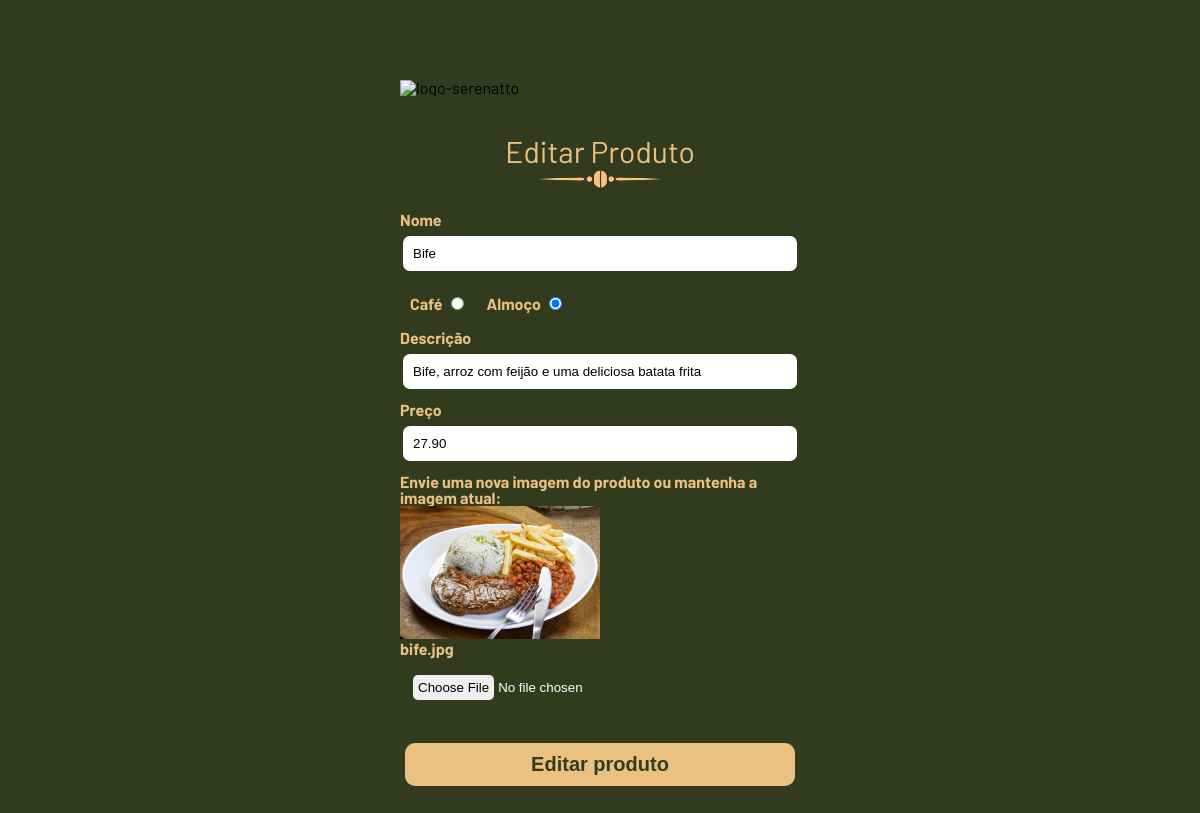
Screenshot of /editar-produto.php?id=5 with the database file from the repository.
### tables this page shows
CREATE TABLE produtos (
    id INT NOT NULL AUTO_INCREMENT, 
    tipo VARCHAR(45) NOT NULL, 
    nome VARCHAR(45) NOT NULL, 
    descricao VARCHAR(90) NOT NULL, 
    imagem VARCHAR(80) NOT NULL, 
    preco DECIMAL (5,2) NOT NULL, 
PRIMARY KEY (id));

### editar-produto.php (the view, shortened to what this page needs)
<!doctype html>
<html lang="pt-br">
<head>
  <link rel="stylesheet" href="css/reset.css">
  <link rel="stylesheet" href="css/index.css">
  <link rel="stylesheet" href="css/admin.css">
  <link rel="stylesheet" href="css/form.css">
</head>
<body>
  <main>
    <section class="container-admin-banner">
      <img src="img/logo-ifsp-removebg.png" class="logo-admin" alt="logo-serenatto">
      <h1>Editar Produto</h1>
      <img class="ornaments" src="img/ornaments-coffee.png" alt="ornaments">
    </section>
    <section class="container-form">
      <?php
      require "conexao.php";
      $id = $_GET['id'];
      $sql = "select * from produtos where id = '$id'";
      $result = $conn->query($sql);
      $row = $result->fetch_assoc();
      ?>
      <form method="POST" onsubmit="editarProduto();" id="editarForm">
        <label for="nome">Nome</label>
        <input type="text" id="nome" name="nome" placeholder="<?php echo $row['nome']; ?>" value="<?php echo $row['nome']; ?>" required>
        <div class="container-radio">
          <div>
            <label for="cafe">Café</label>
            <input type="radio" id="cafe" name="tipo" value="Café" <?php if ($row['tipo'] == "Café") {
                                                                      echo 'checked';
                                                                    } ?>>
          </div>
          <div>
            <label for="almoco">Almoço</label>
            <input type="radio" id="almoco" name="tipo" value="Almoço" <?php if ($row['tipo'] == "Almoço") {
                                                                          echo 'checked';
                                                                        } ?>>
          </div>
        </div>
        <label for="descricao">Descrição</label>
        <input type="text" id="descricao" name="descricao" placeholder="<?php echo $row['descricao']; ?>" value="<?php echo $row['descricao']; ?>" required>
        <label for="preco">Preço</label>
        <input type="text" id="preco" name="preco" placeholder="<?php echo $row['preco']; ?>" value="<?php echo $row['preco']; ?>" required>
        <?php $imagemfake = $row['imagem'];
        $imagem = basename($imagemfake);
        ?>
        <label for="imagem">Envie uma nova imagem do produto ou mantenha a imagem atual:
          <div class="container-foto">
            <img src="<?= $row['imagem']; ?>" alt="<?php echo $imagem; ?>" width="200">
          </div><?php echo $imagem; ?></label>
        <input type="file" name="imagem" accept="image/*" id="imagem" value="<?php echo $imagem;?>">
        <input type="submit" name="editar" class="botao-cadastrar" value="Editar produto" />
      </form>
    </section>
  </main>
</body>
</html>

### css/index.css (style rules this page uses)
body { background-color: #333B1E; font-family: 'Barlow', sans-serif; }
main { height: 100vh; }
.ornaments { width: 200px; }

### css/admin.css (style rules this page uses)
.container-admin-banner { display: flex; align-items: center; flex-direction: column; margin: 80px 0px 20px; }
.logo-admin { width: 400px; }
.container-admin-banner h1 { margin-top: 40px; font-size: 30px; color: #EBC181; }
table tbody tr td a, .botao-cadastrar, .botao-excluir, .botao-editar { padding: 3px 10px; border-radius: 10px; color: #FFFFFF; text-decoration: none; margin: 0 5px; transition: 0.7s; border: none; font-size: 18px; }
.botao-cadastrar { background: #EBC181; color: #333B1E; font-weight: 600; margin-top: 20px; font-size: 20px; border-radius: 10px; padding: 10px 10px; border: none; align-items: center; }

### css/form.css (style rules this page uses)
form { display: flex; flex-direction: column; width: 400px; }
.container-form { display: flex; justify-content: center; }
.container-radio { display: flex; }
.container-radio div { padding: 10px; }
form label { color: #EBC181; font-weight: bold; margin-bottom: 5px; }
form input { border-radius: 10px; border: 3px solid #333B1E; padding: 10px; margin-bottom: 10px; transition: 0.5s; }
form input[type='file'] { color: #FFFFFF; }

### rows the page displays
produtos: nome "Bife", tipo "☐ Café", tipo "☑ Almoço", descricao "Bife, arroz com feijão e uma deliciosa batata frita", preco "27.90", imagem (picture), imagem "bife.jpg"
